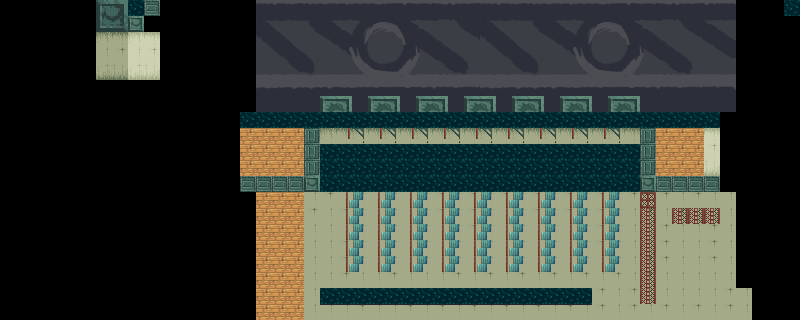

A level layout from a 2D game, rendered from its tile map. Below: a short description, then the map file with tile-grid data replaced by summaries:
An orthogonal 50x20 tile map with 16x16 px tiles, 13 tile layers (20px, 12px_xrot60, 12px_yrot60, 12px, ...), 1 hidden layer not drawn, 2 tilesets and 5 objects.

<map version="1.9" tiledversion="1.9.2" renderorder="right-down" infinite="0" orientation="orthogonal" hexsidelength="0" tileheight="16" height="20" tilewidth="16" width="50">
	<tileset firstgid="1" source="padded-tiles.tsx" />
	<tileset firstgid="401" source="test-collection.tsx" />
	<layer height="20" id="1" name="20px" width="50">
		<data>[1000 cells, 305 non-empty, 8 distinct tile ids]</data>
	</layer>
	<layer height="20" visible="0" id="1" name="20px" width="50">
		<data>[1000 cells, 1 non-empty, 1 distinct tile ids]</data>
	</layer>
	<layer height="20" id="1" name="12px_xrot60" width="50">
		<data>[1000 cells, 7 non-empty, 2 distinct tile ids]</data>
	</layer>
	<layer height="20" id="1" name="12px_yrot60" width="50">
		<data>[1000 cells, 3 non-empty, 1 distinct tile ids]</data>
	</layer>
	<layer height="20" id="2" name="12px" width="50">
		<data>[1000 cells, 1 non-empty, 1 distinct tile ids]</data>
	</layer>
	<layer height="20" offsetx="2" id="1" name="8px_xrot30" width="50" offsety="0">
		<data>[1000 cells, 1 non-empty, 1 distinct tile ids]</data>
	</layer>
	<layer height="20" offsetx="-2" id="1" name="20px_yrot-45" width="50" offsety="-5">
		<data>[1000 cells, 9 non-empty, 1 distinct tile ids]</data>
	</layer>
	<layer height="20" offsetx="-4" id="1" name="4px_xrot90" width="50" offsety="0">
		<data>[1000 cells, 54 non-empty, 2 distinct tile ids]</data>
	</layer>
	<layer height="20" offsetx="8" id="1" name="4px_xrot90" width="50" offsety="0">
		<data>[1000 cells, 20 non-empty, 1 distinct tile ids]</data>
	</layer>
	<layer height="20" offsetx="-4" id="1" name="5px" width="50" offsety="0">
		<data>[1000 cells, 45 non-empty, 1 distinct tile ids]</data>
	</layer>
	<layer height="20" offsetx="0" id="1" name="4px" width="50" offsety="-1">
		<data>[1000 cells, 17 non-empty, 1 distinct tile ids]</data>
	</layer>
	<layer height="20" id="2" name="4px" width="50">
		<data>[1000 cells, 124 non-empty, 13 distinct tile ids]</data>
	</layer>
	<layer height="20" id="1" name="4px_yrot90" width="50">
		<data>[1000 cells, 107 non-empty, 1 distinct tile ids]</data>
	</layer>
	<layer height="20" id="2" name="flats" width="50">
		<data>[1000 cells, 20 non-empty, 19 distinct tile ids]</data>
	</layer>
	<objectgroup id="15" name="Terrain">
		<object id="0" x="0" y="320.0">
			<properties>
				<property name="height" value="0.0" />
				<property name="id" value="heeper" />
				<property name="width" value="0.0" />
			</properties>
			<polygon points="302.156,-347.12 361.4461,-381.27 592.25903,-96.955 592.25903,-16.955 528.25903,-16.955 431.446,-179.267 281.94598,-289.27" />
			<polygon points="302.156,-347.12 361.4461,-381.27 592.25903,-96.955 592.25903,-16.955 528.25903,-16.955 431.446,-179.267 281.94598,-289.27" />
		</object>
		<object id="1" x="0" y="320.0">
			<properties>
				<property name="height" value="0.0" />
				<property name="id" value="gabagool" />
				<property name="width" value="0.0" />
			</properties>
			<polygon points="3458.0,-20.01 3192.0,37.33 3240.0,85.33" />
			<polygon points="3458.0,-20.01 3192.0,37.33 3240.0,85.33" />
		</object>
	</objectgroup>
	<objectgroup id="16" name="Lights">
		<object id="0" x="329.333" y="257.333">
			<properties>
				<property name="height" value="0.0" />
				<property name="id" value="3" />
				<property name="width" value="0.0" />
			</properties>
		</object>
		<object id="1" x="604.0" y="304.0">
			<properties>
				<property name="height" value="22.0" />
				<property name="id" value="3" />
				<property name="width" value="16.6667" />
			</properties>
		</object>
		<object id="2" x="288.0" y="283.333">
			<properties>
				<property name="height" value="44.0" />
				<property name="id" value="3" />
				<property name="width" value="36.6667" />
			</properties>
		</object>
	</objectgroup>
</map>